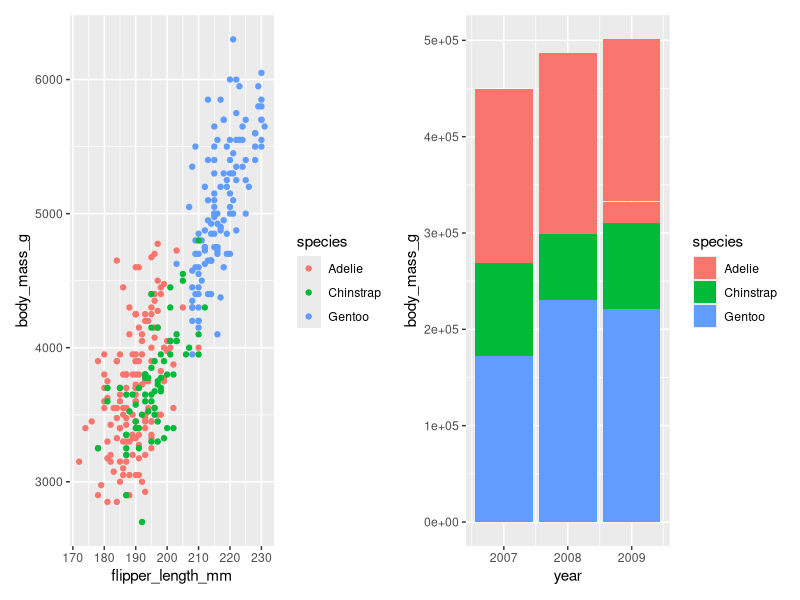
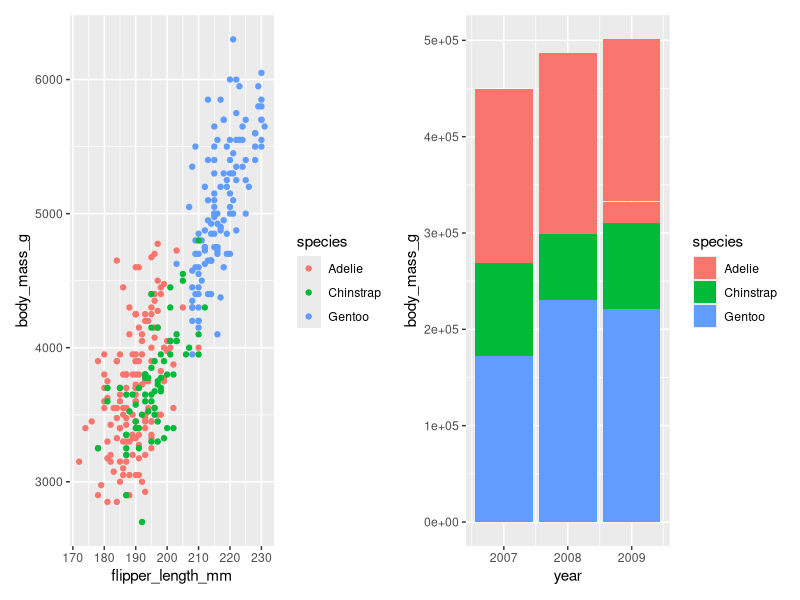
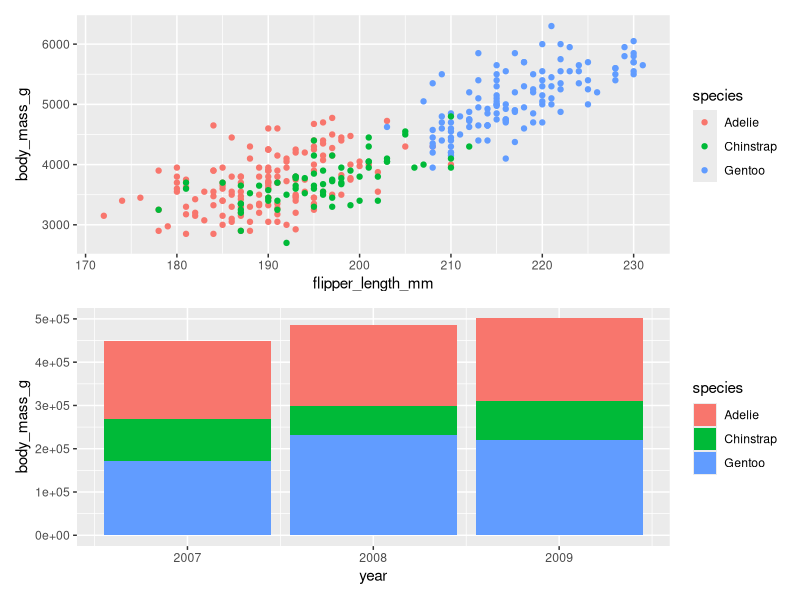
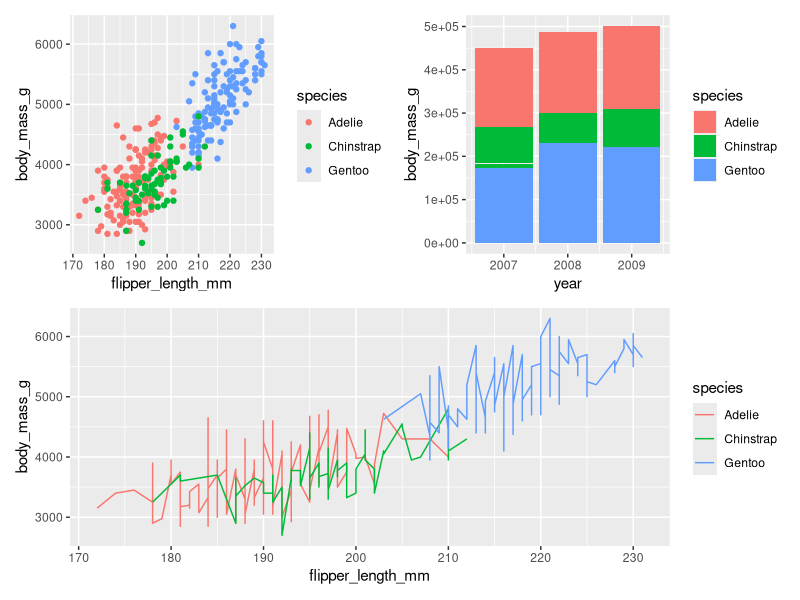
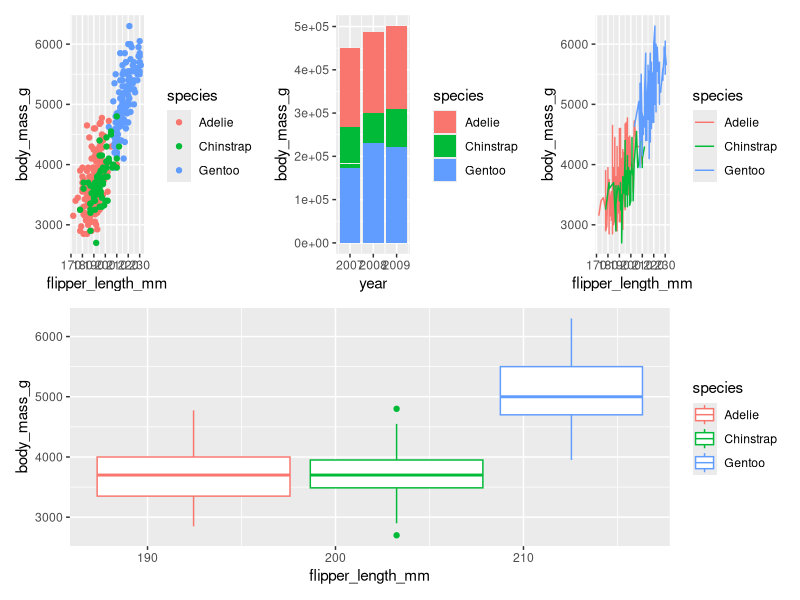
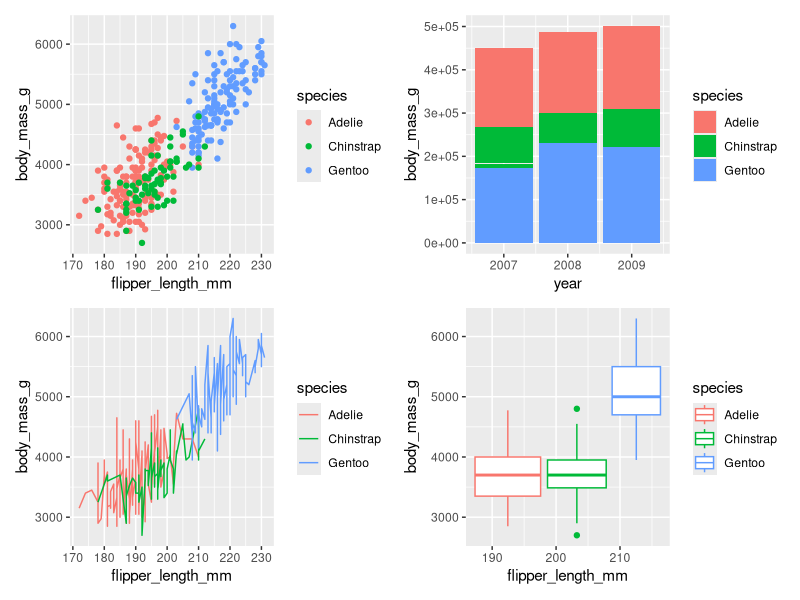
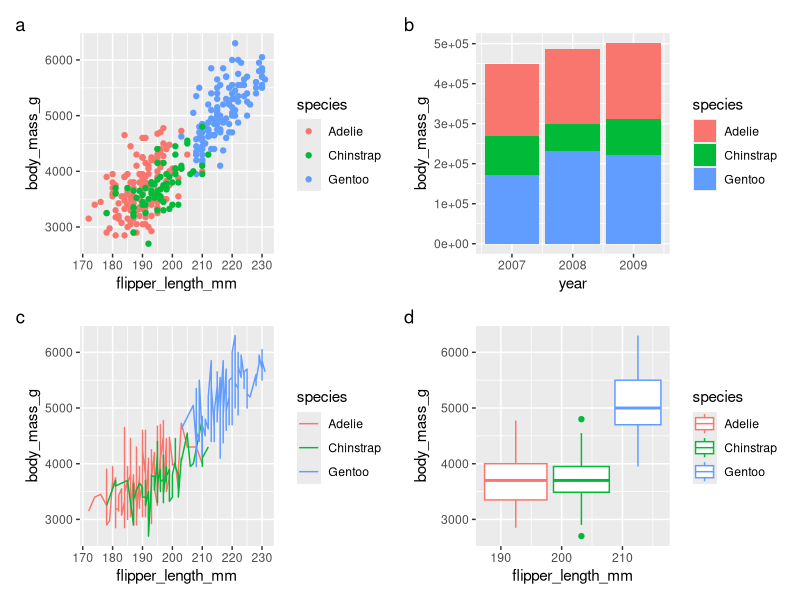
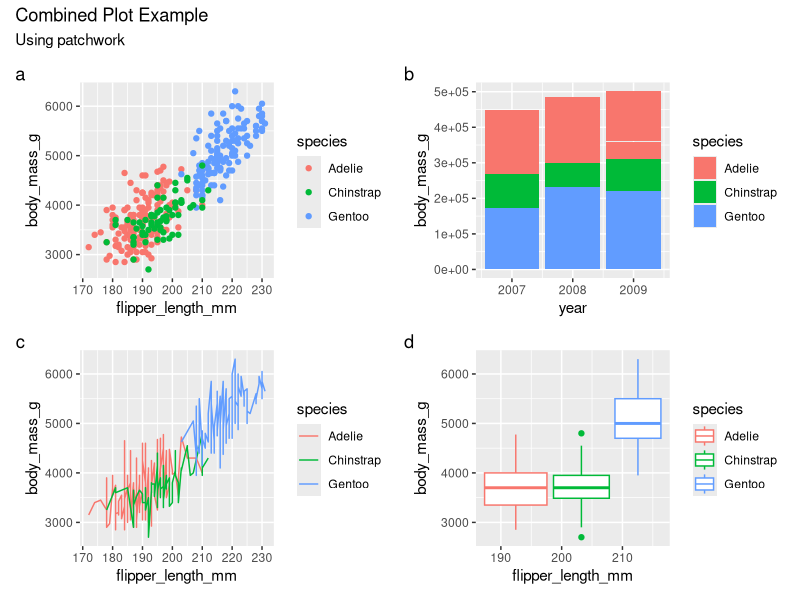

Here is the R script that generated these plots, in order: (Note: this script raises an error after producing the figures.)
## ---- chunk 1
#| echo: true
library(tidyverse) # data wrangling & plotting
library(patchwork) # multiple plot alignment
library(palmerpenguins) # Penguins data
## ---- chunk 2
#| code-line-numbers: "1-2"
#| echo: true
p <- ggplot(penguins, aes(x=flipper_length_mm, y=body_mass_g,color=species)) + geom_point()
q <- ggplot(penguins, aes(x=year, y=body_mass_g, fill=species)) + geom_bar(stat="identity")
r <- ggplot(penguins, aes(x=flipper_length_mm, y=body_mass_g,color=species)) + geom_line()
s <- ggplot(penguins, aes(x=flipper_length_mm, y=body_mass_g,color=species)) + geom_boxplot()
## ---- chunk 3
#| code-line-numbers: "1-2"
#| fig-height: 3
#| fig-width: 8
#| echo: true
p + q 
## ---- chunk 4
#| code-line-numbers: "1-2"
#| echo: true
p <- ggplot(penguins, aes(x=flipper_length_mm, y=body_mass_g,color=species)) + geom_point()
q <- ggplot(penguins, aes(x=year, y=body_mass_g, fill=species)) + geom_bar(stat="identity")
r <- ggplot(penguins, aes(x=flipper_length_mm, y=body_mass_g,color=species)) + geom_line()
s <- ggplot(penguins, aes(x=flipper_length_mm, y=body_mass_g,color=species)) + geom_boxplot()
## ---- chunk 5
#| code-line-numbers: "1-2"
#| fig-height: 3
#| fig-width: 8
#| echo: true
p | q # pipe
## ---- chunk 6
#| code-line-numbers: "1-2"
#| echo: true
p <- ggplot(penguins, aes(x=flipper_length_mm, y=body_mass_g,color=species)) + geom_point()
q <- ggplot(penguins, aes(x=year, y=body_mass_g, fill=species)) + geom_bar(stat="identity")
r <- ggplot(penguins, aes(x=flipper_length_mm, y=body_mass_g,color=species)) + geom_line()
s <- ggplot(penguins, aes(x=flipper_length_mm, y=body_mass_g,color=species)) + geom_boxplot()
## ---- chunk 7
#| code-line-numbers: "1-2"
#| fig-height: 3
#| fig-width: 8
#| echo: true
p / q # slash
## ---- chunk 8
#| code-line-numbers: "1-3"
#| echo: true
p <- ggplot(penguins, aes(x=flipper_length_mm, y=body_mass_g,color=species)) + geom_point()
q <- ggplot(penguins, aes(x=year, y=body_mass_g, fill=species)) + geom_bar(stat="identity")
r <- ggplot(penguins, aes(x=flipper_length_mm, y=body_mass_g,color=species)) + geom_line()
s <- ggplot(penguins, aes(x=flipper_length_mm, y=body_mass_g,color=species)) + geom_boxplot()
## ---- chunk 9
#| code-line-numbers: "1-2"
#| fig-height: 3
#| fig-width: 8
#| echo: true
(p | q) / r
## ---- chunk 10
#| code-line-numbers: "1-4"
#| echo: true
p <- ggplot(penguins, aes(x=flipper_length_mm, y=body_mass_g,color=species)) + geom_point()
q <- ggplot(penguins, aes(x=year, y=body_mass_g, fill=species)) + geom_bar(stat="identity")
r <- ggplot(penguins, aes(x=flipper_length_mm, y=body_mass_g,color=species)) + geom_line()
s <- ggplot(penguins, aes(x=flipper_length_mm, y=body_mass_g,color=species)) + geom_boxplot()
## ---- chunk 11
#| code-line-numbers: "1-9"
#| fig-height: 3
#| fig-width: 8
#| echo: true
(p | q | r) / s
## ---- chunk 12
#| echo: true
p <- ggplot(penguins, aes(x=flipper_length_mm, y=body_mass_g,color=species)) + geom_point()
q <- ggplot(penguins, aes(x=year, y=body_mass_g, fill=species)) + geom_bar(stat="identity")
r <- ggplot(penguins, aes(x=flipper_length_mm, y=body_mass_g,color=species)) + geom_line()
s <- ggplot(penguins, aes(x=flipper_length_mm, y=body_mass_g,color=species)) + geom_boxplot()
## ---- chunk 13
#| code-line-numbers: "1-6,"
#| fig-height: 3
#| fig-width: 8
#| echo: true
p + q + r + s 
## ---- chunk 14
#| echo: true
p <- ggplot(penguins, aes(x=flipper_length_mm, y=body_mass_g,color=species)) + geom_point()
q <- ggplot(penguins, aes(x=year, y=body_mass_g, fill=species)) + geom_bar(stat="identity")
r <- ggplot(penguins, aes(x=flipper_length_mm, y=body_mass_g,color=species)) + geom_line()
s <- ggplot(penguins, aes(x=flipper_length_mm, y=body_mass_g,color=species)) + geom_boxplot()
## ---- chunk 15
#| code-line-numbers: "1-4"
#| fig-height: 3
#| fig-width: 8
#| echo: true
p + q + r + s + 
  plot_annotation(tag_levels = 'a')
## ---- chunk 16
#| echo: true
p <- ggplot(penguins, aes(x=flipper_length_mm, y=body_mass_g,color=species)) + geom_point()
q <- ggplot(penguins, aes(x=year, y=body_mass_g, fill=species)) + geom_bar(stat="identity")
r <- ggplot(penguins, aes(x=flipper_length_mm, y=body_mass_g,color=species)) + geom_line()
s <- ggplot(penguins, aes(x=flipper_length_mm, y=body_mass_g,color=species)) + geom_boxplot()
## ---- chunk 17
#| code-line-numbers: "1-5"
#| fig-height: 3
#| fig-width: 8
#| echo: true
p + q + r + s +
  plot_annotation(tag_levels = 'a',
                  title = "Combined Plot Example", 
                  subtitle = "Using patchwork")
## ---- chunk 18
#| echo: true
p <- ggplot(penguins, aes(x=flipper_length_mm, y=body_mass_g,color=species)) + geom_point()
q <- ggplot(penguins, aes(x=year, y=body_mass_g, fill=species)) + geom_bar(stat="identity")
r <- ggplot(penguins, aes(x=flipper_length_mm, y=body_mass_g,color=species)) + geom_line()
s <- ggplot(penguins, aes(x=flipper_length_mm, y=body_mass_g,color=species)) + geom_boxplot()
## ---- chunk 19
#| code-line-numbers: "1-5"
#| fig-height: 4
#| fig-width: 8
#| echo: true
p + q + r + s +
  plot_annotation(tag_levels = 'a',
                  title = "Combined Plot Example", 
                  subtitle = "Using patchwork")+ 
  plot_layout(guides = 'collect') 
## ---- chunk 20
#| echo: true
p <- ggplot(penguins, aes(x=flipper_length_mm, y=body_mass_g,color=species)) + geom_point()
q <- ggplot(penguins, aes(x=year, y=body_mass_g, fill=species)) + geom_bar(stat="identity")
r <- ggplot(penguins, aes(x=flipper_length_mm, y=body_mass_g,color=species)) + geom_line()
s <- ggplot(penguins, aes(x=flipper_length_mm, y=body_mass_g,color=species)) + geom_boxplot()
## ---- chunk 21
#| code-line-numbers: "1-9"
#| fig-height: 3
#| fig-width: 8
#| echo: true
p + q + r + s +
  plot_annotation(tag_levels = 'a',
                  title = "Combined Plot Example", 
                  subtitle = "Using patchwork") + 
  plot_layout(guides = 'collect', 
              ncol = 2)
## ---- chunk 22
#| echo: true
p <- ggplot(penguins, aes(x=flipper_length_mm, y=body_mass_g,color=species)) + geom_point()
q <- ggplot(penguins, aes(x=year, y=body_mass_g, fill=species)) + geom_bar(stat="identity")
r <- ggplot(penguins, aes(x=flipper_length_mm, y=body_mass_g,color=species)) + geom_line()
s <- ggplot(penguins, aes(x=flipper_length_mm, y=body_mass_g,color=species)) + geom_boxplot()
## ---- chunk 23
#| code-line-numbers: "1-8,"
#| fig-height: 3
#| fig-width: 8
#| echo: true
p + q + r + s + 
  plot_annotation(tag_levels = 'a',
                  title = "Combined Plot Example", 
                  subtitle = "Using patchwork") + 
  plot_layout(guides = 'collect', 
              ncol = 2) & 
  theme_minimal()
## ---- chunk 24
#| echo: true
p <- ggplot(penguins, aes(x=flipper_length_mm, y=body_mass_g,color=species)) + geom_point()
q <- ggplot(penguins, aes(x=year, y=body_mass_g, fill=species)) + geom_bar(stat="identity")
r <- ggplot(penguins, aes(x=flipper_length_mm, y=body_mass_g,color=species)) + geom_line()
s <- ggplot(penguins, aes(x=flipper_length_mm, y=body_mass_g,color=species)) + geom_boxplot()
## ---- chunk 25
#| echo: true
p + q + r + s + 
  plot_annotation(tag_levels = list(c('a','c','b','d'))) + 
  plot_layout(widths = c(2, 2)) &
  theme(legend.position = "right", 
        legend.title = element_text(size = 10),
        legend.text = element_text(size = 8), 
        legend.key.size = unit(0.2, 'cm'), 
        plot.tag = element_text(size = 14,face = 'bold')) 
## ---- chunk 26
#| code-line-numbers: "1-9"
#| fig-height: 3
#| fig-width: 8
#| echo: true
p <- ggplot(penguins, aes(x=flipper_length_mm, y=body_mass_g,color=species)) + geom_point()
q <- ggplot(penguins, aes(x=year, y=body_mass_g, fill=species)) + geom_bar(stat="identity")
r <- ggplot(penguins, aes(x=flipper_length_mm, y=body_mass_g,color=species)) + geom_line()
s <- ggplot(penguins, aes(x=flipper_length_mm, y=body_mass_g,color=species)) + geom_boxplot()

p + inset_element(q, 0.01, 0.59, 0.5, 0.9)
## ---- chunk 27
#| code-line-numbers: "1-1"
#| fig-height: 3
#| fig-width: 8
#| echo: true
p <- ggplot(penguins, aes(x=flipper_length_mm, y=body_mass_g,color=species)) + geom_point()
q <- ggplot(penguins, aes(x=year, y=body_mass_g, fill=species)) + geom_bar(stat="identity")
r <- ggplot(penguins, aes(x=flipper_length_mm, y=body_mass_g,color=species)) + geom_line()
s <- ggplot(penguins, aes(x=flipper_length_mm, y=body_mass_g,color=species)) + geom_boxplot()
## ---- chunk 28
#| echo: true
old_par <- par(mar = c(0, 0, 0, 0), mgp = c(1, 0.25, 0),
               bg = NA, cex.axis = 0.75, las = 1, tcl = -0.25)

plot_object <- p + ~plot(penguins$flipper_length_mm, penguins$body_mass_g, main = 'Base plot')
plot_object
## ---- chunk 29
#| code-line-numbers: "1-1"
#| echo: true
#| fig-show: hide
p <- ggplot(penguins, aes(x=flipper_length_mm, y=body_mass_g,color=species)) + geom_point()
q <- ggplot(penguins, aes(x=year, y=body_mass_g, fill=species)) + geom_bar(stat="identity")
r <- ggplot(penguins, aes(x=flipper_length_mm, y=body_mass_g,color=species)) + geom_line()
s <- ggplot(penguins, aes(x=flipper_length_mm, y=body_mass_g,color=species)) + geom_boxplot()
## ---- chunk 30
#| echo: true
plot_object <- p + ~plot(penguins$flipper_length_mm, penguins$body_mass_g, main = 'Plot 2')
plot_object
